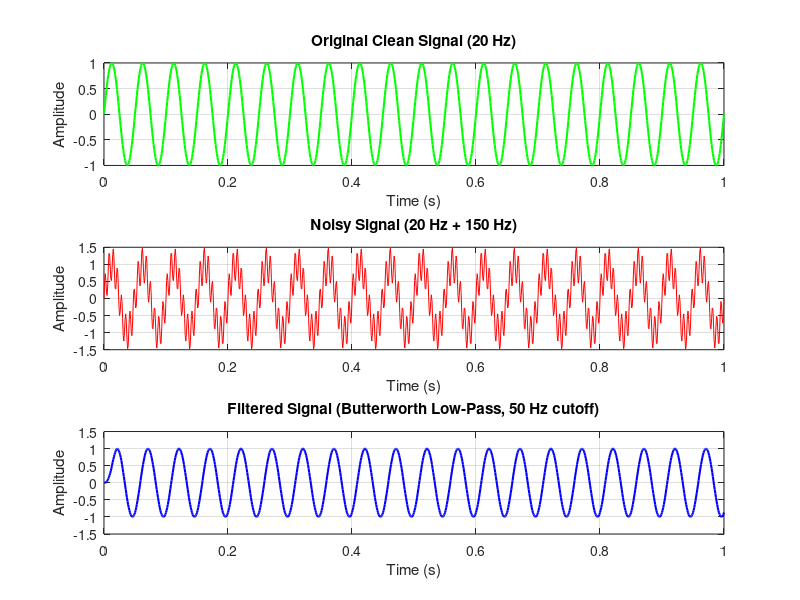

Here is the MATLAB script that generated this plot:
% --- Problem 18: IIR Filter Design ---
clc; clear; close all;

% Generate a Noisy Test Signal
fs = 1000;                  % Sampling frequency
t = 0:1/fs:1;                % 1 second duration
f_sig = 20;                  % Desired low-frequency signal (20 Hz)
f_noise = 150;               % High-frequency noise component (150 Hz)
x_clean = sin(2*pi*f_sig*t);
x_noisy = x_clean + 0.5*sin(2*pi*f_noise*t);

% Design Butterworth Low-Pass Filter
fc = 50;                     % Cutoff frequency (Hz)
order = 4;
[b, a] = butter(order, fc/(fs/2), 'low');

% Apply Filter
x_filtered = filter(b, a, x_noisy);

% Plotting
figure('Name', 'Problem 18: IIR Filter Design');
subplot(3,1,1);
plot(t, x_clean, 'g', 'LineWidth', 1.5);
title('Original Clean Signal (20 Hz)');
xlabel('Time (s)'); ylabel('Amplitude'); grid on;

subplot(3,1,2);
plot(t, x_noisy, 'r');
title('Noisy Signal (20 Hz + 150 Hz)');
xlabel('Time (s)'); ylabel('Amplitude'); grid on;

subplot(3,1,3);
plot(t, x_filtered, 'b', 'LineWidth', 1.5);
title('Filtered Signal (Butterworth Low-Pass, 50 Hz cutoff)');
xlabel('Time (s)'); ylabel('Amplitude'); grid on;

% Display Filter Coefficients
fprintf('Butterworth filter coefficients:\n');
fprintf('b = '); disp(b);
fprintf('a = '); disp(a);
